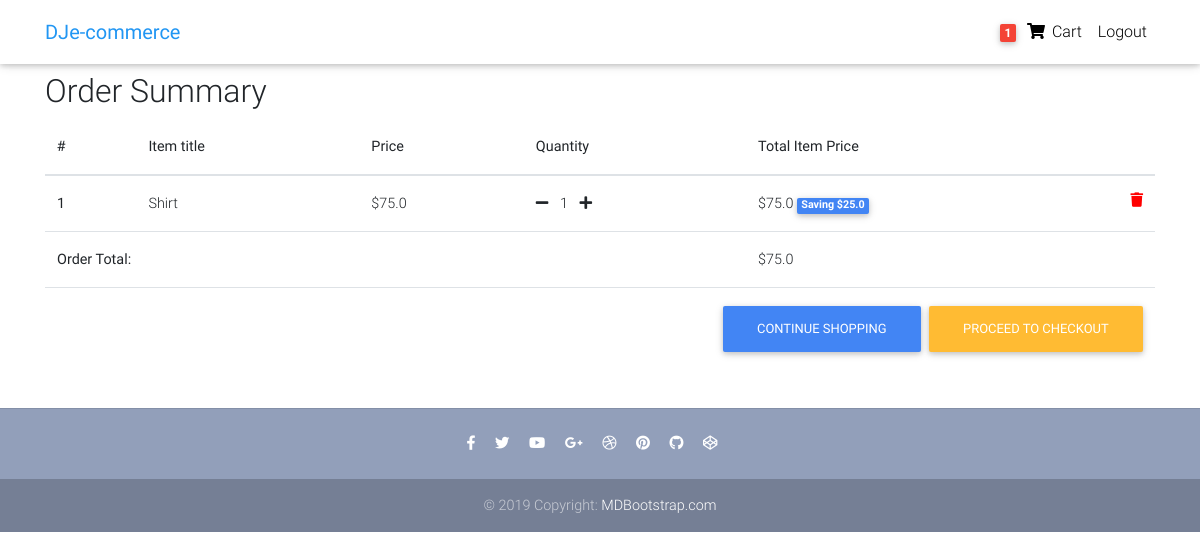
Page /order-summary/ (signed in) on the committed database.
### core/models.py (models this page shows, shortened)
class Order(models.Model):
    user = models.ForeignKey(settings.AUTH_USER_MODEL,
                             on_delete=models.CASCADE)
    ref_code = models.CharField(max_length=20, blank=True, null=True)
    items = models.ManyToManyField(OrderItem)
    start_date = models.DateTimeField(auto_now_add=True)
    ordered_date = models.DateTimeField()
    ordered = models.BooleanField(default=False)
    billing_address = models.ForeignKey(
        'Address', related_name='billing_address', on_delete=models.SET_NULL, blank=True, null=True)
    shipping_address = models.ForeignKey(
        'Address', related_name='shipping_address', on_delete=models.SET_NULL, blank=True, null=True)
    payment = models.ForeignKey(
        'Payment', on_delete=models.SET_NULL, blank=True, null=True)
    coupon = models.ForeignKey(
        'Coupon', on_delete=models.SET_NULL, blank=True, null=True)
    being_delivered = models.BooleanField(default=False)
    received = models.BooleanField(default=False)
    refund_requested = models.BooleanField(default=False)
    refund_granted = models.BooleanField(default=False)
    def get_total(self):
        total = 0
        for order_item in self.items.all():
            total += order_item.get_final_price()
        if self.coupon:
            total -= self.coupon.amount
        return total

class OrderItem(models.Model):
    user = models.ForeignKey(settings.AUTH_USER_MODEL,
                             on_delete=models.CASCADE)
    ordered = models.BooleanField(default=False)
    item = models.ForeignKey(Item, on_delete=models.CASCADE)
    quantity = models.IntegerField(default=1)
    def get_total_item_price(self):
        return self.quantity * self.item.price
    def get_total_discount_item_price(self):
        return self.quantity * self.item.discount_price
    def get_total_amount_saved(self):
        return self.get_total_item_price() - self.get_total_discount_item_price()
    def get_final_price(self):
        if self.item.discount_price:
            return self.get_total_discount_item_price()
        return self.get_total_item_price()

class Item(models.Model):
    title = models.CharField(max_length=100)
    price = models.FloatField()
    discount_price = models.FloatField(blank=True, null=True)
    category = models.CharField(choices=CATEGORY_CHOICES, max_length=2)
    label = models.CharField(choices=LABEL_CHOICES, max_length=1)
    slug = models.SlugField()
    description = models.TextField()
    image = models.ImageField()

### core/views.py (the view)
# urls.py: path('order-summary/', views.OrderSummaryView.as_view(), name='order-summary'),
class OrderSummaryView(LoginRequiredMixin, View):
    def get(self, *args, **kwargs):
        try:
            order = Order.objects.get(user=self.request.user, ordered=False)
            context = {
                'object': order,
            }
            return render(self.request, 'order-summary.html', context)
        except ObjectDoesNotExist:
            messages.error(self.request, 'You do not have an active order')
            return redirect('/')

### core/templatetags/cart_template_tags.py (called while the page is built)
@register.filter
def cart_item_count(user):
    if user.is_authenticated:
        qs = Order.objects.filter(user=user, ordered=False)
        if qs.exists():
            return qs[0].items.count()
    return 0

### templates/order-summary.html (shortened to what this page needs)
{% extends 'base.html' %}
{% block content %}
    <main>
        <div class="container">
            <div class="table-responsive text-nowrap">
                <h2>Order Summary</h2>
                <table class="table">
                    <thead>
                    <tr>
                        <th scope="col">#</th>
                        <th scope="col">Item title</th>
                        <th scope="col">Price</th>
                        <th scope="col">Quantity</th>
                        <th scope="col">Total Item Price</th>
                    </tr>
                    </thead>
                    <tbody>
                    {% for order_item in object.items.all %}
                        <tr>
                            <th scope="row">{{ forloop.counter }}</th>
                            <td>{{ order_item.item.title }}</td>
                            <td>{% if order_item.item.discount_price %}
                                ${{ order_item.item.discount_price }}
                            {% else %}
                                ${{ order_item.item.price }}
                            {% endif %}</td>
                            <td>
                                <a href="{% url 'core:remove-single-item-from-cart' order_item.item.slug %}"><i class="fas fa-minus mr-2"></i></a>
                                {{ order_item.quantity }}
                                <a href="{% url 'core:add-to-cart' order_item.item.slug %}"><i class="fas fa-plus ml-2"></i></a>
                            </td>
                            <td>
                                {% if order_item.item.discount_price %}
                                    ${{ order_item.get_total_discount_item_price }}
                                    <span class="badge badge-primary">Saving ${{ order_item.get_total_amount_saved }}</span>
                                {% else %}
                                    ${{ order_item.get_total_item_price }}
                                {% endif %}
                                <a style="color: red;" href="{% url 'core:remove-from-cart' order_item.item.slug %}"><i class="fas fa-trash float-right"></i></a>
                            </td>
                        </tr>
                    {% endfor %}
                    {% if object.get_total %}
                        <tr>
                            <td colspan="4"><b>Order Total:</b></td>
                            <td>${{ object.get_total }}</td>
                        </tr>
                        <tr>
                            <td colspan="5">
                                <a class="btn btn-warning float-right ml-2" href="/checkout/">Proceed to checkout</a>
                                <a class="btn btn-primary float-right" href="/">Continue Shopping</a>
                            </td>
                        </tr>
                    {% endif %}
                    </tbody>
                </table>
            </div>
        </div>
    </main>
{% endblock %}

### templates/navbar.html (shortened to what this page needs)
{% load cart_template_tags %}
<nav class="navbar fixed-top navbar-expand-lg navbar-light white scrolling-navbar">
    <div class="container">
      <a class="navbar-brand waves-effect" href="/">
        <strong class="blue-text">DJe-commerce</strong>
      </a>
      <div class="collapse navbar-collapse" id="navbarSupportedContent">
        <ul class="navbar-nav nav-flex-icons">
          {% if request.user.is_authenticated %}
          <li class="nav-item">
            <a href="{% url 'core:order-summary' %}" class="nav-link waves-effect">
              <span class="badge red z-depth-1 mr-1"> {{ request.user|cart_item_count }} </span>
              <i class="fas fa-shopping-cart"></i>
              <span class="clearfix d-none d-sm-inline-block"> Cart </span>
            </a>
          </li>
          <li class="nav-item">
            <a class="nav-link waves-effect" href="{% url 'account_logout' %}">
              <span class="clearfix d-none d-sm-inline-block"> Logout </span>
            </a>
          </li>
          {% endif %}
        </ul>
      </div>
    </div>
  </nav>

### templates/base.html (style rules this page uses)
html, body, header, .carousel { height: 60vh; }

### rows in the picture
OrderItem: item "Shirt", item.discount_price "75.0", quantity "1", get_total_discount_item_price "75.0", get_total_amount_saved "25.0"
Order: get_total "75.0"

### other values in the picture
{{ request.user|cart_item_count }} "1"
